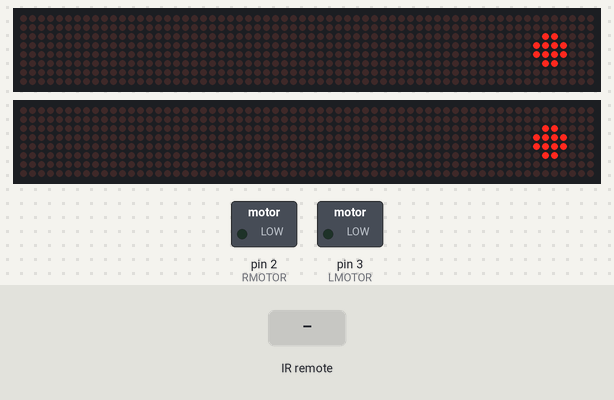
A sketch run on a simulated Arduino Uno, built with avr-gcc and run on an emulated ATmega328P. Parts: 2 × 64×8 LED matrix, switched loads named in the sketch (green lamp = pin HIGH). The inputs (shaded band) are chosen by the test bench.

Above: at 1.2 s.
1.3 s: infrared code 0xFF629D received
At 2.5 s:
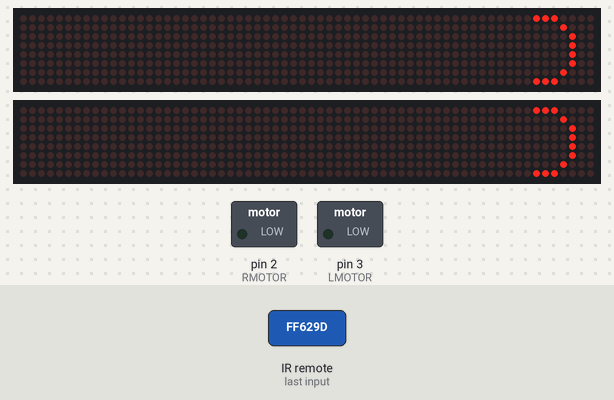
2.8 s: infrared code 0xFFE21D received
At 3.9 s:
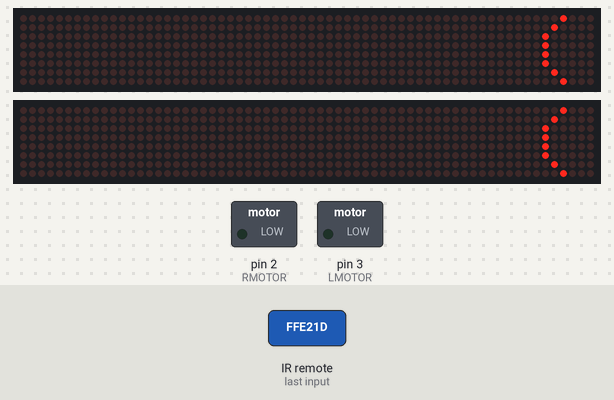
4.3 s: infrared code 0xFF22DD received
At 5.2 s:
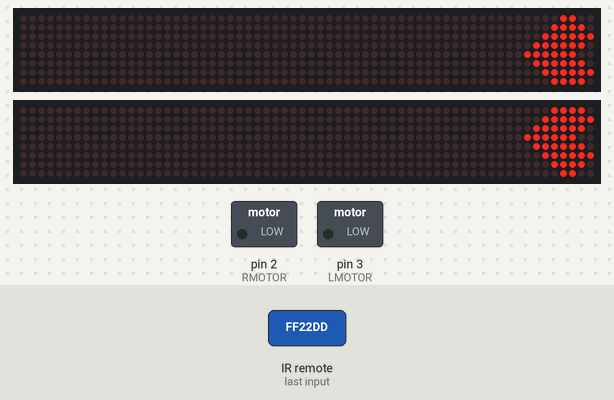
5.8 s: infrared code 0xFF02FD received
At 7.0 s:
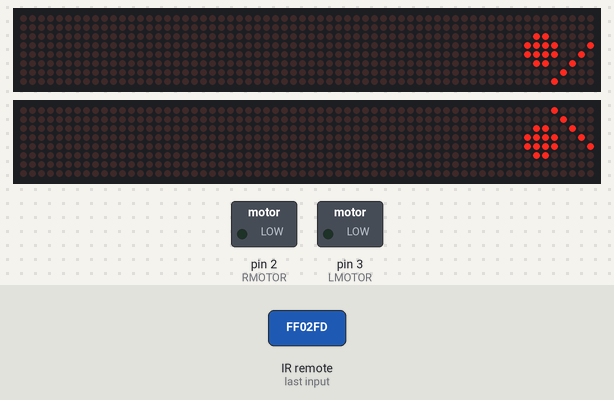
7.3 s: infrared code 0xFFC23D received
At 8.4 s:
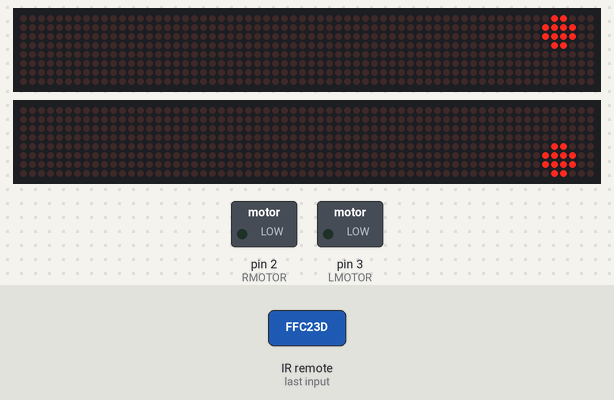
8.8 s: infrared code 0xFFE01F received
At 9.6 s:
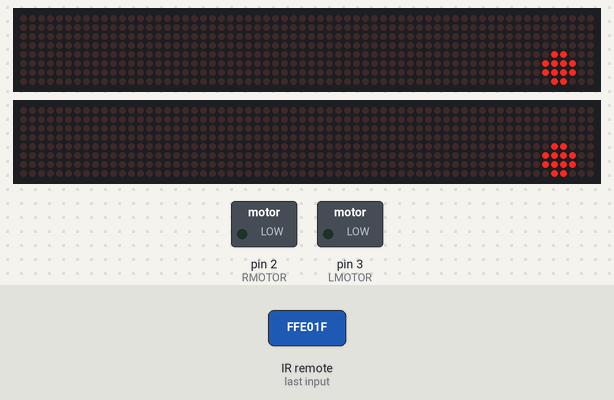
Timing chart, 0 to 11.3 s (numbered marks = the images above; inputs shaded):
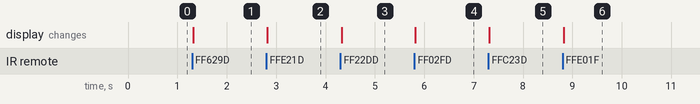

Measured:
- after the input at 1.3 s, the display: changes at once (image 1)
- after the input at 2.8 s, the display: changes at once (image 2)
- after the input at 4.3 s, the display: changes at once (image 3)
- after the input at 5.8 s, the display: changes at once (image 4)
- after the input at 7.3 s, the display: changes at once (image 5)
- after the input at 8.8 s, the display: changes at once (image 6)

The sketch:

ARCA_code.ino
```cpp
/*
 * This is the code for ARCA (Adorable Remote Controlled Android) that implements two 8 by 8 LED's for eyes
 * as well as two gear motors to move around on wheels.  The robot is controlled by a remote control that
 * allows the user to change the robot's emotions and move the robot.
 * By Rachel Klesius
 */

#include <LedControl.h>  //for controlling the 8 by 8 LED MCU
#include <IRremote.h> //for the IR remote

//IR sensor pin
#define RECVR 11

//define pins for LED displays
#define leftDIN 10
#define leftCS 9
#define leftCLK 8

#define rightDIN 7
#define rightCS 6
#define rightCLK 5

//define pins for gear motors
#define LMOTOR 3
#define RMOTOR 2

//define emotions
byte neutral[8] = {0x00,0x00,0x30,0x78,0x78,0x30,0x00,0x00};
byte happy[8] = {0x70,0x08,0x04,0x04,0x04,0x04,0x08,0x70};
byte sad[8] = {0x08,0x10,0x20,0x20,0x20,0x20,0x10,0x08};
byte leftAngry[8] = {0x00,0x00,0x60,0xF1,0xF2,0x64,0x08,0x10};
byte rightAngry[8] = {0x10,0x08,0x64,0xF2,0xF1,0x60,0x00,0x00};
byte lookRight[8] = {0x18,0x3C,0x3C,0x18,0x00,0x00,0x00,0x00};
byte lookLeft[8] = {0x00,0x00,0x00,0x00,0x18,0x3C,0x3C,0x18};
byte leftLove[8] = {0x0C,0x1E,0x3F,0x7E,0xFC,0x7E,0x3F,0x1E};
byte rightLove[8] = {0x1E,0x3F,0x7E,0xFC,0x7E,0x3F,0x1E,0x0C};
byte lookUp[8] = {0x00,0x00,0x06,0x0F,0x0F,0x06,0x00,0x00};
byte closed[8] = {0x10,0x10,0x10,0x10,0x10,0x10,0x10,0x10};

//create ledControl object
LedControl leftEye = LedControl(leftDIN, leftCLK, leftCS, 0);
LedControl rightEye = LedControl(rightDIN, rightCLK, rightCS, 0);

//bool to blink or not, won't blink with happy
bool canBlink = true;
int lastBlink = 0;

//variables to print emotions
byte *leftEmotion = neutral;
byte *rightEmotion = neutral;


//create IR sensor objects
IRrecv irrecv(RECVR);


void setup() {
  Serial.begin(9600);

  leftEye.shutdown(0, false);  //get out of power saving mode
  rightEye.shutdown(0, false);
  leftEye.setIntensity(0, 5); //maximum brightness
  rightEye.setIntensity(0, 5);
  leftEye.clearDisplay(0);  //clear the display
  rightEye.clearDisplay(0);

  //initialize the pins of the wheels
  pinMode(LMOTOR, OUTPUT);
  pinMode(RMOTOR, OUTPUT);

  irrecv.enableIRIn();  //starts the reciever
}

void loop() {
  decode_results results;

  lastBlink++;
  printByte(leftEmotion, rightEmotion);

  if (irrecv.decode(&results))  //if results are recieved
  {
    if (results.value == 0xFFA25D)  //button 1 pressed, neutral
    {
      canBlink = true;
      leftEmotion = neutral;
      rightEmotion = neutral;
    }
    if (results.value == 0xFF629D)  //button 2 pressed, happy
    {
      canBlink = false;
      leftEmotion = happy;
      rightEmotion = happy;
    }
    if (results.value == 0xFFE21D)  //button 3 pressed, sad
    {
      canBlink = false;
      leftEmotion = sad;
      rightEmotion = sad;
    }
    if (results.value == 0xFF22DD)  //button 4 pressed, love
    {
      canBlink = true;
      leftEmotion = leftLove;
      rightEmotion = rightLove;
    }
    if (results.value == 0xFF02FD)  //button 5 pressed, angry
    {
      canBlink = true;
      leftEmotion = leftAngry;
      rightEmotion = rightAngry;
    }
    if (results.value == 0xFFC23D)  //button 6 pressed, silly
    {
      canBlink = true;
      leftEmotion = lookRight;
      rightEmotion = lookLeft;
    }
    if (results.value == 0xFFE01F)  //button 7 pressed, look left
    {
      canBlink = true;
      leftEmotion = lookLeft;
      rightEmotion = lookLeft;
    }
    if (results.value == 0xFFA857)  //button 8 pressed, look up
    {
      canBlink = true;
      leftEmotion = lookUp;
      rightEmotion = lookUp;
    }
    if (results.value == 0xFF906F)  //button 9 pressed, look right
    {
      canBlink = true;
      leftEmotion = lookRight;
      rightEmotion = lookRight;
    }

    //for the motor control
    if (results.value == 0xFF18E7)  //up button pressed
    {
      digitalWrite(LMOTOR, HIGH);
      digitalWrite(RMOTOR, HIGH);
    }
    if (results.value == 0xFF10EF)  //Left button pressed
    {
      digitalWrite(LMOTOR, LOW);
      digitalWrite(RMOTOR, HIGH);
    }
    if (results.value == 0xFF5AA5)  //Right button pressed
    {
      digitalWrite(RMOTOR, LOW);
      digitalWrite(LMOTOR, HIGH);
    }
    if (results.value == 0xFF38C7)  //OK button pressed (brake)
    {
      digitalWrite(RMOTOR, LOW);
      digitalWrite(LMOTOR, LOW);
    }
    irrecv.resume();  //prepare for next value
  }
  if(canBlink && lastBlink == 150)
  {
    printByte(closed, closed);
    delay(50);
    lastBlink = 0;
  }
}

//prints the data to the 8 by 8 display
void printByte(byte left[], byte right[])
{
  for(int i=0; i < 8; i++)
  {
    leftEye.setRow(0,i,left[i]);
    rightEye.setRow(0,i,right[i]);
  }
  return;
}
```
